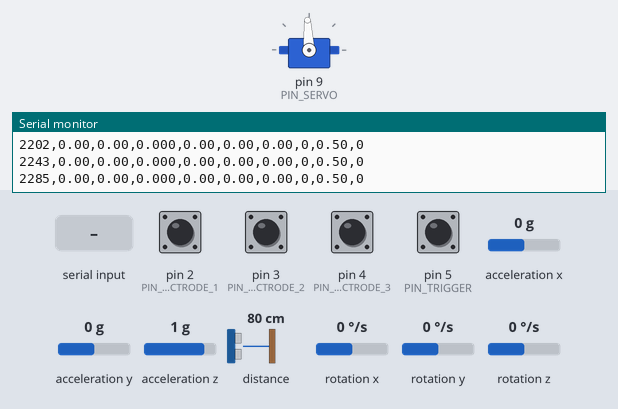
Bench run of a sketch on a simulated Arduino Uno, built with avr-gcc and run on an emulated ATmega328P. On the bench: servo, the last lines printed to the serial monitor. The test bench sets the inputs (shaded band); at power-on: pin 2 (PIN_BUTTON_ELECTRODE_1), pin 3 (PIN_BUTTON_ELECTRODE_2), pin 4 (PIN_BUTTON_ELECTRODE_3), pin 5 (PIN_TRIGGER) HIGH, acceleration x 0 g, acceleration y 0 g, acceleration z 1 g, distance to the obstacle 80 cm, rotation x 0 °/s, rotation y 0 °/s, rotation z 0 °/s.

Above: at 2.3 s.
2.4 s: "S:0.350\n" received over Serial
At 2.8 s:
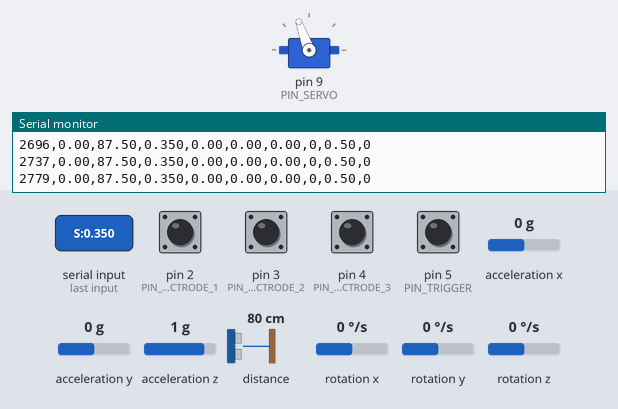
5.4 s: pin 2 (PIN_BUTTON_ELECTRODE_1) pulled LOW for 0.15 s
At 6.5 s:
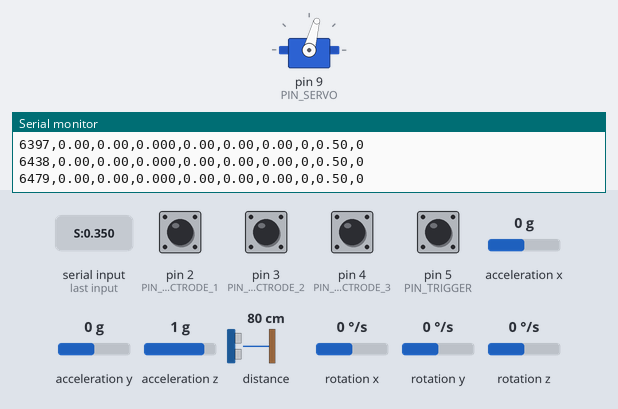
Timing chart, 0 to 9.6 s (numbered marks = the images above; inputs shaded):
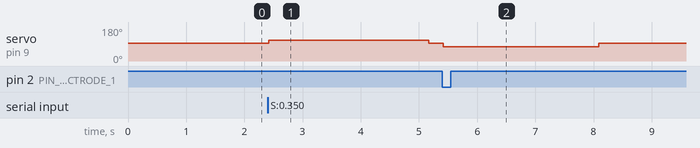

Measured:
- after the input at 2.4 s, servo on pin 9 (PIN_SERVO): 93° → 110° at once, → 93° 2.8 s later
- after the input at 5.4 s, servo on pin 9 (PIN_SERVO): 93° → 75° at once, → 93° 2.7 s later

The sketch:

ArduinoUno_SMAW.ino
```cpp
#include <Wire.h>
#include <Servo.h>
#include <MPU6050_light.h>
#include <Adafruit_VL53L0X.h>

enum ServoControlMode : uint8_t
{
  SERVO_MODE_POSITIONAL = 0,
  SERVO_MODE_CONTINUOUS_ESTIMATED = 1
};

enum RackMotionState : uint8_t
{
  RACK_MOTION_IDLE = 0,
  RACK_MOTION_RETURNING_HOME = 1
};

// ---------------------------------------------------------------------------
// Hardware config
// ---------------------------------------------------------------------------

static const uint8_t PIN_BUTTON_ELECTRODE_1 = 2;
static const uint8_t PIN_BUTTON_ELECTRODE_2 = 3;
static const uint8_t PIN_BUTTON_ELECTRODE_3 = 4;
static const uint8_t PIN_TRIGGER            = 5;
static const uint8_t PIN_SERVO              = 9;

static const ServoControlMode SERVO_MODE = SERVO_MODE_CONTINUOUS_ESTIMATED;

// Positional servo config
static const int SERVO_POSITIONAL_MIN_DEG = 10;
static const int SERVO_POSITIONAL_MAX_DEG = 170;

// Continuous servo config
static const int SERVO_CONTINUOUS_NEUTRAL_US = 1500;
static const int SERVO_CONTINUOUS_FORWARD_US = 1680;
static const int SERVO_CONTINUOUS_REVERSE_US = 1320;
static const float SERVO_CONTINUOUS_TRACK_SECONDS = 8.0f;
static const float SERVO_CONTINUOUS_DEADBAND = 0.01f;
static const unsigned long SERVO_POSITIONAL_HOME_SETTLE_MS = 600UL;

// Electrode travel on rack
static const float MAX_ELECTRODE_TRAVEL_MM = 250.0f;

// Sensor and telemetry timing
static const unsigned long TELEMETRY_INTERVAL_MS = 33UL;
static const unsigned long LASER_INTERVAL_MS = 40UL;
static const float LASER_VALID_MIN_MM = 1.0f;
static const float LASER_VALID_MAX_MM = 120.0f;

// ---------------------------------------------------------------------------
// Unity command config
// ---------------------------------------------------------------------------

// If Unity sends no "S:" command within this window, the Arduino falls back
// to computing its own consumption from arc time (standalone / offline mode).
static const unsigned long UNITY_COMMAND_TIMEOUT_MS = 2000UL;

// ---------------------------------------------------------------------------
// Domain config
// ---------------------------------------------------------------------------

struct ElectrodeProfile
{
  const char* code;
  float diameterMm;
  float baseConsumptionSeconds;
  float arcMinMm;
  float arcMaxMm;
};

static const ElectrodeProfile ELECTRODES[] =
{
  { "E6013 3/32", 2.4f, 47.0f, 2.0f, 3.0f },
  { "E6013 1/8",  3.2f, 56.0f, 3.0f, 4.0f },
  { "E6013 5/32", 4.0f, 89.0f, 4.0f, 5.0f }
};

static const uint8_t ELECTRODE_COUNT = sizeof(ELECTRODES) / sizeof(ELECTRODES[0]);

// ---------------------------------------------------------------------------
// Devices
// ---------------------------------------------------------------------------

MPU6050 mpu(Wire);
Adafruit_VL53L0X vl53 = Adafruit_VL53L0X();
Servo rackServo;

// ---------------------------------------------------------------------------
// Runtime state
// ---------------------------------------------------------------------------

bool imuReady = false;
bool laserReady = false;
bool buttonPrevStates[3] = { true, true, true };

uint8_t selectedElectrodeIndex = 0;
uint8_t requestedElectrodeIndex = 0;
int pendingElectrodePulse = 0;
RackMotionState rackMotionState = RACK_MOTION_IDLE;

float pitchDeg = 0.0f;
float rollDeg = 0.0f;
float yawDeg = 0.0f;
float laserDistanceMm = 0.0f;
float consumedMm = 0.0f;
float servoNormalized = 0.0f;
float estimatedServoNormalized = 0.0f;
float trackingConfidence = 0.0f;

unsigned long lastTelemetryMs = 0UL;
unsigned long lastLaserReadMs = 0UL;
unsigned long lastLoopMicros = 0UL;
unsigned long rackMotionStartedMs = 0UL;

// ---------------------------------------------------------------------------
// Unity command state
//
// Unity is the source of truth for electrode consumption — the VR simulation
// drives the physical servo.  The Arduino accepts "S:<0.0-1.0>" commands that
// set the target servo position directly.
//
// If no Unity command is received for UNITY_COMMAND_TIMEOUT_MS the Arduino
// falls back to its own arc-time calculation so the hardware still works in
// standalone / offline mode.
// ---------------------------------------------------------------------------

static float  unityServoTarget     = -1.0f;  // -1 = no Unity command yet
static unsigned long lastUnityCommandMs = 0UL;

// Incoming command buffer (non-blocking Serial read)
static char   cmdBuf[24];
static uint8_t cmdLen = 0;

// ---------------------------------------------------------------------------
// Forward declarations
// ---------------------------------------------------------------------------

float computeDeltaSeconds(unsigned long nowMicros);
void handleElectrodeButtons();
void requestElectrodeChange(uint8_t index);
void completeElectrodeChange();
void updateImu(float dt);
void updateLaserIfNeeded();
void updateConsumable(float dt);
void updateServo(float dt);
void updateTrackingConfidence();
void sendTelemetryIfNeeded();
void handleIncomingCommands();
void processCommand(const char* cmd, uint8_t len);
bool hasRecentUnityCommand();
bool isTriggerPressed();
bool isArcActive();

// ---------------------------------------------------------------------------
// Setup
// ---------------------------------------------------------------------------

void setup()
{
  Serial.begin(115200);

  pinMode(PIN_BUTTON_ELECTRODE_1, INPUT_PULLUP);
  pinMode(PIN_BUTTON_ELECTRODE_2, INPUT_PULLUP);
  pinMode(PIN_BUTTON_ELECTRODE_3, INPUT_PULLUP);
  pinMode(PIN_TRIGGER, INPUT_PULLUP);

  Wire.begin();
  Wire.setClock(400000UL);

  setupImu();
  setupLaser();
  setupServo();

  lastLoopMicros = micros();
}

void loop()
{
  const unsigned long nowMicros = micros();
  const float dt = computeDeltaSeconds(nowMicros);

  handleIncomingCommands();   // parse Unity servo commands first
  handleElectrodeButtons();
  updateImu(dt);
  updateLaserIfNeeded();
  updateConsumable(dt);
  updateServo(dt);
  updateTrackingConfidence();
  sendTelemetryIfNeeded();
}

// ---------------------------------------------------------------------------
// Device setup
// ---------------------------------------------------------------------------

void setupImu()
{
  byte imuStatus = mpu.begin();
  if (imuStatus == 0)
  {
    delay(100);
    mpu.calcOffsets(true, true);
    imuReady = true;
  }
  else
  {
    imuReady = false;
  }
}

void setupLaser()
{
  laserReady = vl53.begin();
}

void setupServo()
{
  rackServo.attach(PIN_SERVO);

  if (SERVO_MODE == SERVO_MODE_POSITIONAL)
  {
    rackServo.write(SERVO_POSITIONAL_MIN_DEG);
  }
  else
  {
    rackServo.writeMicroseconds(SERVO_CONTINUOUS_NEUTRAL_US);
  }
}

// ---------------------------------------------------------------------------
// Incoming Unity command handler
//
// Protocol: one ASCII line per command, terminated by '\n'.
//   S:<float>   — set servo target (0.0 = full electrode, 1.0 = spent)
//                 e.g. "S:0.350"
//   R           — reset electrode (same as pressing button, goes home)
// ---------------------------------------------------------------------------

void handleIncomingCommands()
{
  while (Serial.available() > 0)
  {
    char c = (char)Serial.read();

    if (c == '\n' || c == '\r')
    {
      if (cmdLen > 0)
      {
        cmdBuf[cmdLen] = '\0';
        processCommand(cmdBuf, cmdLen);
        cmdLen = 0;
      }
    }
    else if (cmdLen < (uint8_t)(sizeof(cmdBuf) - 1))
    {
      cmdBuf[cmdLen++] = c;
    }
    else
    {
      // Buffer overflow — discard line
      cmdLen = 0;
    }
  }
}

void processCommand(const char* cmd, uint8_t len)
{
  // "S:0.350" — Unity servo target
  if (len >= 3 && cmd[0] == 'S' && cmd[1] == ':')
  {
    float target = atof(cmd + 2);
    if (target >= 0.0f && target <= 1.0f)
    {
      unityServoTarget = target;
      lastUnityCommandMs = millis();

      // Mirror consumed mm so standalone fallback stays in sync
      consumedMm     = target * MAX_ELECTRODE_TRAVEL_MM;
      servoNormalized = target;
    }
    return;
  }

  // "R" — Unity requests electrode reset (new electrode inserted)
  if (len >= 1 && cmd[0] == 'R')
  {
    requestElectrodeChange(selectedElectrodeIndex);
    unityServoTarget = 0.0f;
    lastUnityCommandMs = millis();
    return;
  }
}

bool hasRecentUnityCommand()
{
  return unityServoTarget >= 0.0f &&
         (millis() - lastUnityCommandMs) < UNITY_COMMAND_TIMEOUT_MS;
}

// ---------------------------------------------------------------------------
// Runtime update
// ---------------------------------------------------------------------------

float computeDeltaSeconds(unsigned long nowMicros)
{
  if (lastLoopMicros == 0UL)
  {
    lastLoopMicros = nowMicros;
    return 0.0f;
  }

  unsigned long deltaMicros = nowMicros - lastLoopMicros;
  lastLoopMicros = nowMicros;
  return (float)deltaMicros / 1000000.0f;
}

void handleElectrodeButtons()
{
  const bool buttonStates[3] =
  {
    digitalRead(PIN_BUTTON_ELECTRODE_1) == LOW,
    digitalRead(PIN_BUTTON_ELECTRODE_2) == LOW,
    digitalRead(PIN_BUTTON_ELECTRODE_3) == LOW
  };

  for (uint8_t i = 0; i < 3; ++i)
  {
    if (buttonStates[i] && !buttonPrevStates[i])
    {
      requestElectrodeChange(i);
      pendingElectrodePulse = (int)i + 1;
    }

    buttonPrevStates[i] = buttonStates[i];
  }
}

void requestElectrodeChange(uint8_t index)
{
  if (index >= ELECTRODE_COUNT)
  {
    return;
  }

  requestedElectrodeIndex = index;
  consumedMm = 0.0f;
  servoNormalized = 0.0f;
  unityServoTarget = 0.0f;    // also reset Unity target so servo goes home
  lastUnityCommandMs = millis();
  rackMotionState = RACK_MOTION_RETURNING_HOME;
  rackMotionStartedMs = millis();

  if (SERVO_MODE == SERVO_MODE_POSITIONAL)
  {
    return;
  }

  if (estimatedServoNormalized <= SERVO_CONTINUOUS_DEADBAND)
  {
    completeElectrodeChange();
  }
}

void completeElectrodeChange()
{
  selectedElectrodeIndex = requestedElectrodeIndex;
  consumedMm = 0.0f;
  servoNormalized = 0.0f;
  estimatedServoNormalized = 0.0f;
  unityServoTarget = 0.0f;
  rackMotionState = RACK_MOTION_IDLE;
  rackMotionStartedMs = 0UL;
}

void updateImu(float dt)
{
  if (!imuReady)
  {
    pitchDeg = 0.0f;
    rollDeg = 0.0f;
    yawDeg = 0.0f;
    return;
  }

  mpu.update();

  pitchDeg = mpu.getAngleX();
  rollDeg = mpu.getAngleY();
  yawDeg += mpu.getGyroZ() * dt;

  if (yawDeg > 180.0f) yawDeg -= 360.0f;
  if (yawDeg < -180.0f) yawDeg += 360.0f;
}

void updateLaserIfNeeded()
{
  unsigned long nowMs = millis();
  if (nowMs - lastLaserReadMs < LASER_INTERVAL_MS)
  {
    return;
  }

  lastLaserReadMs = nowMs;

  if (!laserReady)
  {
    laserDistanceMm = 0.0f;
    return;
  }

  VL53L0X_RangingMeasurementData_t measure;
  vl53.rangingTest(&measure, false);

  if (measure.RangeStatus == 4)
  {
    laserDistanceMm = 0.0f;
    return;
  }

  float distance = (float)measure.RangeMilliMeter;
  if (distance < LASER_VALID_MIN_MM || distance > LASER_VALID_MAX_MM)
  {
    laserDistanceMm = 0.0f;
    return;
  }

  laserDistanceMm = distance;
}

void updateConsumable(float dt)
{
  if (dt <= 0.0f)
  {
    return;
  }

  if (rackMotionState != RACK_MOTION_IDLE)
  {
    return;
  }

  // When Unity is connected it drives the servo directly via "S:" commands.
  // Only fall back to autonomous arc-time calculation in standalone/offline mode.
  if (hasRecentUnityCommand())
  {
    return;
  }

  if (!isArcActive())
  {
    return;
  }

  const ElectrodeProfile& electrode = ELECTRODES[selectedElectrodeIndex];
  float mmPerSecond = MAX_ELECTRODE_TRAVEL_MM / electrode.baseConsumptionSeconds;
  consumedMm += mmPerSecond * dt;
  if (consumedMm > MAX_ELECTRODE_TRAVEL_MM)
  {
    consumedMm = MAX_ELECTRODE_TRAVEL_MM;
  }

  servoNormalized = consumedMm / MAX_ELECTRODE_TRAVEL_MM;
  if (servoNormalized < 0.0f) servoNormalized = 0.0f;
  if (servoNormalized > 1.0f) servoNormalized = 1.0f;
}

void updateServo(float dt)
{
  // Determine the target position for the servo:
  //   - Returning home (electrode change):  0.0
  //   - Unity connected:                    unityServoTarget  (VR drives physical)
  //   - Standalone fallback:                servoNormalized   (arc-time estimate)
  float targetNormalized;
  if (rackMotionState == RACK_MOTION_RETURNING_HOME)
  {
    targetNormalized = 0.0f;
  }
  else if (hasRecentUnityCommand())
  {
    targetNormalized = unityServoTarget;
  }
  else
  {
    targetNormalized = servoNormalized;
  }

  if (SERVO_MODE == SERVO_MODE_POSITIONAL)
  {
    int targetDeg = SERVO_POSITIONAL_MIN_DEG +
      (int)((SERVO_POSITIONAL_MAX_DEG - SERVO_POSITIONAL_MIN_DEG) * targetNormalized);
    rackServo.write(targetDeg);

    if (rackMotionState == RACK_MOTION_RETURNING_HOME)
    {
      unsigned long elapsedMs = millis() - rackMotionStartedMs;
      if (elapsedMs >= SERVO_POSITIONAL_HOME_SETTLE_MS)
      {
        completeElectrodeChange();
      }
    }

    return;
  }

  // Continuous rotation, estimated by time.
  float diff = targetNormalized - estimatedServoNormalized;
  if (diff > SERVO_CONTINUOUS_DEADBAND)
  {
    rackServo.writeMicroseconds(SERVO_CONTINUOUS_FORWARD_US);
    estimatedServoNormalized += dt / SERVO_CONTINUOUS_TRACK_SECONDS;
  }
  else if (diff < -SERVO_CONTINUOUS_DEADBAND)
  {
    rackServo.writeMicroseconds(SERVO_CONTINUOUS_REVERSE_US);
    estimatedServoNormalized -= dt / SERVO_CONTINUOUS_TRACK_SECONDS;
  }
  else
  {
    rackServo.writeMicroseconds(SERVO_CONTINUOUS_NEUTRAL_US);
  }

  if (estimatedServoNormalized < 0.0f) estimatedServoNormalized = 0.0f;
  if (estimatedServoNormalized > 1.0f) estimatedServoNormalized = 1.0f;

  if (rackMotionState == RACK_MOTION_RETURNING_HOME &&
      estimatedServoNormalized <= SERVO_CONTINUOUS_DEADBAND)
  {
    rackServo.writeMicroseconds(SERVO_CONTINUOUS_NEUTRAL_US);
    completeElectrodeChange();
  }
}

void updateTrackingConfidence()
{
  trackingConfidence = 0.0f;

  if (imuReady)
  {
    trackingConfidence += 0.5f;
  }

  if (laserReady && laserDistanceMm > 0.0f)
  {
    trackingConfidence += 0.5f;
  }
}

void sendTelemetryIfNeeded()
{
  unsigned long nowMs = millis();
  if (nowMs - lastTelemetryMs < TELEMETRY_INTERVAL_MS)
  {
    return;
  }

  lastTelemetryMs = nowMs;

  Serial.print(nowMs);
  Serial.print(',');
  Serial.print(laserDistanceMm, 2);
  Serial.print(',');
  Serial.print(consumedMm, 2);
  Serial.print(',');
  Serial.print(servoNormalized, 3);
  Serial.print(',');
  Serial.print(pitchDeg, 2);
  Serial.print(',');
  Serial.print(rollDeg, 2);
  Serial.print(',');
  Serial.print(yawDeg, 2);
  Serial.print(',');
  Serial.print(isTriggerPressed() ? 1 : 0);
  Serial.print(',');
  Serial.print(trackingConfidence, 2);
  Serial.print(',');
  Serial.println(pendingElectrodePulse);

  pendingElectrodePulse = 0;
}

// ---------------------------------------------------------------------------
// Helpers
// ---------------------------------------------------------------------------

bool isTriggerPressed()
{
  return digitalRead(PIN_TRIGGER) == LOW;
}

bool isArcActive()
{
  if (rackMotionState != RACK_MOTION_IDLE)
  {
    return false;
  }

  if (!isTriggerPressed())
  {
    return false;
  }

  const ElectrodeProfile& electrode = ELECTRODES[selectedElectrodeIndex];
  return laserDistanceMm >= electrode.arcMinMm && laserDistanceMm <= electrode.arcMaxMm;
}
```
